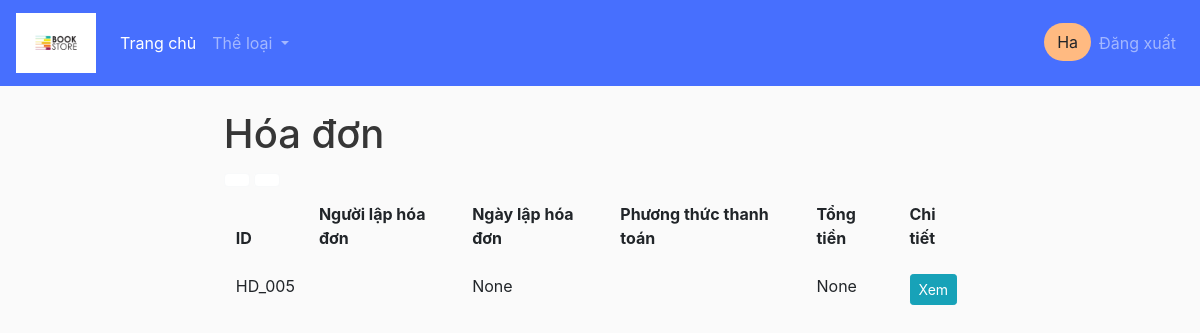
Page /list_invoice/ (signed in) on the earlier database version.
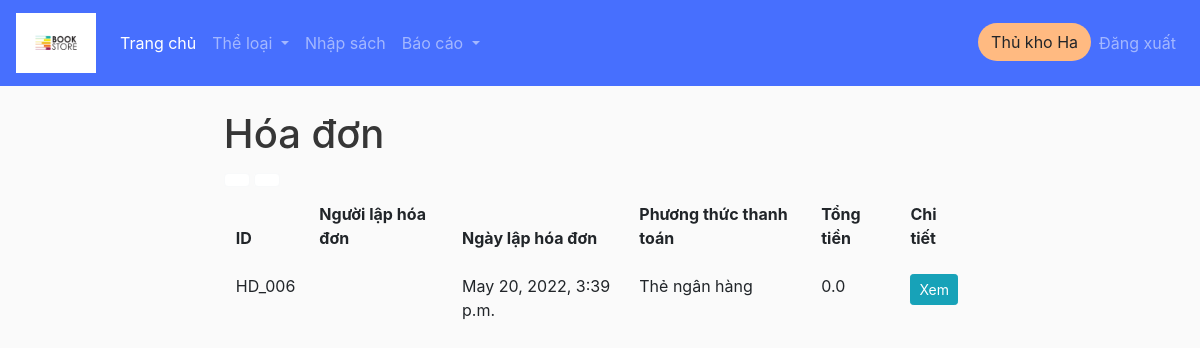
Same page on the later database version.
### book/models.py (models this page shows, shortened)
class HoaDon(models.Model):
    class Meta:
        verbose_name_plural = 'Hóa đơn'
    pttt = (
            ('Thẻ ngân hàng', 'Thẻ ngân hàng'),
            ('Tiền mặt', 'Tiền mặt'),
            )
    id_HD = models.CharField('Mã hóa đơn', max_length=100, primary_key=True, default= 'HD_', editable=True)
    ngay_lap_HD = models.DateTimeField(null=True)
    tong_tien = models.FloatField(null=True, default=0, editable=True)
    nguoi_lap_HD = models.ForeignKey(Person, verbose_name='Nhân viên', null=True, blank=True, related_name="nhan_vien", on_delete=models.PROTECT)
    khach_hang = models.ForeignKey(Person, verbose_name='Khách hàng', null=True, blank=True, related_name="khach_hang", on_delete=models.PROTECT)
    phuong_thuc_thanh_toan = models.CharField('Phương thức thanh toán', max_length=100, null=False, choices=pttt)
    da_tra = models.FloatField(null=True, default=0, editable=True)
    def __str__(self):
        return self.id_HD

class Person(models.Model):
    class Meta:
        verbose_name_plural = 'Thành viên'
    id = models.CharField(max_length=100, primary_key=True, editable=True)
    ho_ten = models.CharField('Họ tên', max_length=100, null=True)
    ngay_sinh = models.DateField('Ngày sinh', null=True, editable=True)
    so_dien_thoai = models.CharField('Số điện thoại', max_length=13, null=True)
    dia_chi = models.CharField('Địa chỉ', max_length=1000, null=True)
    email = models.CharField('Email', max_length=50, null=True)
    profile_pic = models.ImageField(default="profile1.png", null=True, blank=True)
    user = models.OneToOneField(User, blank=True, null=True, on_delete=models.CASCADE) # a user can have 1 customer, a customer have a user
    @property
    def get_group_name(self):
        query_set = Group.objects.filter(user = self.user)
        if not query_set:
            query_set = ''
        else:
            query_set = query_set[0].name.capitalize()
        return query_set

### book/views.py (the view)
# urls.py: path('list_invoice/', views.listInvoice, name='list_invoice'),
@login_required(login_url='login')
def listInvoice(request):
    user = request.user.person
    invoices = HoaDon.objects.filter(khach_hang__id=user.id)
    print(invoices)
    context = {'invoices': invoices}
    return render(request, 'book/list_invoice.html', context)

### book/templates/book/list_invoice.html (shortened to what this page needs)
{%  extends 'book/main.html' %}
{% block content %}
<link href="https://maxcdn.bootstrapcdn.com/font-awesome/4.7.0/css/font-awesome.min.css" rel="stylesheet" />
<div class="page-content container">
    <div class="page-header text-blue-d2">
        <h1 class="page-title text-secondary-d1">
            Hóa đơn
        </h1>
        <div class="page-tools">
            <div class="action-buttons">
                <a class="btn bg-white btn-light mx-1px text-95" href="#" data-title="Print">
                </a>
                <a class="btn bg-white btn-light mx-1px text-95" href="#" data-title="PDF">
                </a>
            </div>
        </div>
    </div>
<div class="table-responsive">
    <table class="table table-striped table-borderless border-0 border-b-2 brc-default-l1">
        <thead class="bg-none bgc-default-tp1">
            <tr class="text-black">
                <th>ID</th>
                <th>Người lập hóa đơn</th>
                <th>Ngày lập hóa đơn</th>
                <th>Phương thức thanh toán</th>
                <th>Tổng tiền</th>
                <th>Chi tiết</th>
            </tr>
        </thead>
        <tbody class="text-95 text-secondary-d3">
            {% for invoice in invoices %}
            <tr>
                <td>{{invoice.id_HD}}</td>
                <td>{{invoice.nguoi_lap_HD.ho_ten}}</td>
                <td>{{invoice.ngay_lap_HD}}</td>
                <td>{{invoice.phuong_thuc_thanh_toan}}</td>
                <td>{{invoice.tong_tien}}</td>
                <th><a class="btn btn-sm btn-info" href="{% url 'review_invoice' invoice.id_HD %}">Xem</a></th>
            </tr>
            {% endfor %}
        </tbody>
    </table>
</div>
{% endblock content %}

### book/templates/book/navbar.html (shortened to what this page needs)
{% load static %}
<nav class="navbar navbar-expand-sm navbar-dark" style="background-color: rgba(40, 88, 255, 0.85);">
  <a class="navbar-brand" href="{% url 'home' %}">
    <img src="{% static 'images/logons.png' %}" alt="logo" height="60px">
  </a>
  <div class="collapse navbar-collapse" id="navbarSupportedContent">
    <ul class="navbar-nav mr-auto">
      <li class="nav-item active">
        <a class="nav-link" href="{% url 'home' %}">Trang chủ <span class="sr-only">(current)</span></a>
      </li>
      <li class="nav-item dropdown">
        <a class="nav-link dropdown-toggle" href="#" id="navbarDropdown" role="button" data-toggle="dropdown" aria-haspopup="true" aria-expanded="false">
          Thể loại
        </a>
      </li>
      {% if user.is_authenticated %}
        {% if user.person.get_group_name == 'Thủ kho' %}
          <li class="nav-item">
            <a class="nav-link" href="{% url 'book_entry' %}">Nhập sách</a>
          </li>
          <li class="nav-item dropdown">
            <a class="nav-link dropdown-toggle" href="#" id="navbarDropdown" role="button" data-toggle="dropdown" aria-haspopup="true" aria-expanded="false">
              Báo cáo
            </a>
          </li>
        {% elif user.person.get_group_name == 'Khách hàng' %}
          <li class="nav-item">
            <a class="nav-link" href="{% url 'list_invoice' %}">Hóa đơn</a>
          </li>
        {% endif %}
      {% endif %}
    </ul>
    <div class="form-inline my-2 my-lg-0">
      <ul class="navbar-nav">
        {% if user.is_authenticated %}
        <li class="nav-item">
          <a class="btn" style="background-color: #FFBA81; border-radius: 40px;" href="/customer_info/">{{request.user.person.get_group_name}} {{request.user}}</a>
        </li>
        <li class="nav-item">
          <a class="nav-link" href="{% url 'logout' %}">Đăng xuất</a>
        </li>
        {% endif %}
    </ul>
    </div>
  </div>
</nav>

Differences in the rows shown:
no longer on this page (row edited): HoaDon: id_HD "HD_005", ngay_lap_HD "None", tong_tien "None"
now on this page (row edited): HoaDon: id_HD "HD_006", ngay_lap_HD "May 20, 2022, 3:39 p.m.", phuong_thuc_thanh_toan "Thẻ ngân hàng", tong_tien "0.0"
Other differences:
{{ request.user.person.get_group_name }}: (not shown) → "Thủ kho"
text now shown: "Nhập sách Báo cáo"
